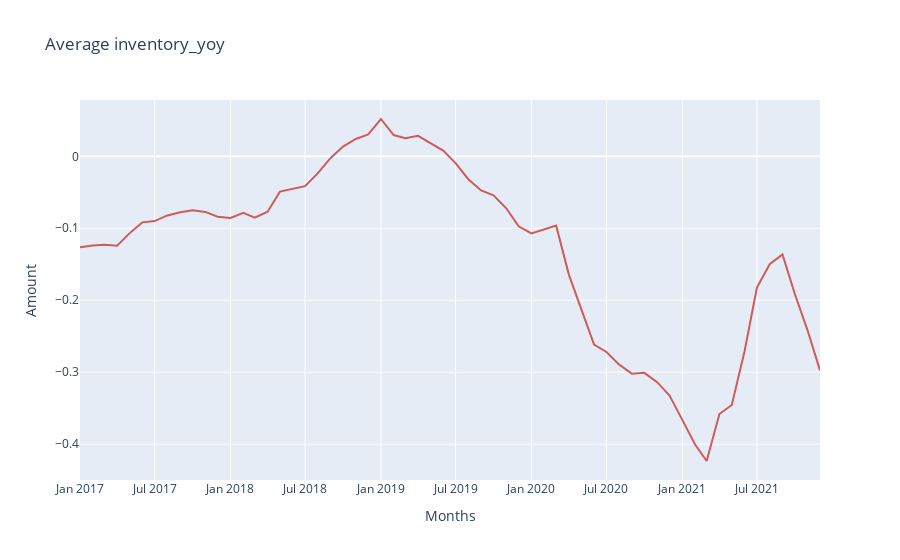

Notebook cell for this chart:
### Code cell
plot_map_state('inventory_yoy')
